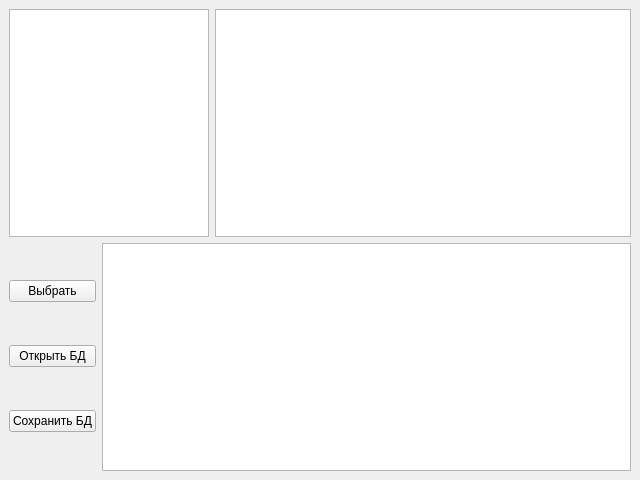
<?xml version="1.0" encoding="UTF-8"?>
<ui version="4.0">
 <class>MainWindow</class>
 <widget class="QMainWindow" name="MainWindow">
  <property name="geometry">
   <rect>
    <x>0</x>
    <y>0</y>
    <width>640</width>
    <height>480</height>
   </rect>
  </property>
  <property name="windowTitle">
   <string>MainWindow</string>
  </property>
  <widget class="QWidget" name="centralwidget">
   <layout class="QVBoxLayout" name="verticalLayout_2">
    <item>
     <layout class="QHBoxLayout" name="horizontalLayout_2">
      <item>
       <widget class="QTableView" name="tableView_3">
        <property name="enabled">
         <bool>true</bool>
        </property>
        <property name="maximumSize">
         <size>
          <width>200</width>
          <height>16777215</height>
         </size>
        </property>
       </widget>
      </item>
      <item>
       <widget class="QTableView" name="tableView"/>
      </item>
     </layout>
    </item>
    <item>
     <layout class="QHBoxLayout" name="horizontalLayout">
      <item>
       <layout class="QVBoxLayout" name="verticalLayout">
        <item>
         <widget class="QPushButton" name="pushButton">
          <property name="text">
           <string>Выбрать</string>
          </property>
         </widget>
        </item>
        <item>
         <widget class="QPushButton" name="pushButton_2">
          <property name="text">
           <string>Открыть БД</string>
          </property>
         </widget>
        </item>
        <item>
         <widget class="QPushButton" name="pushButton_3">
          <property name="text">
           <string>Сохранить БД</string>
          </property>
         </widget>
        </item>
       </layout>
      </item>
      <item>
       <widget class="QTableWidget" name="tableWidget_2"/>
      </item>
     </layout>
    </item>
   </layout>
  </widget>
 </widget>
 <resources/>
 <connections/>
</ui>
